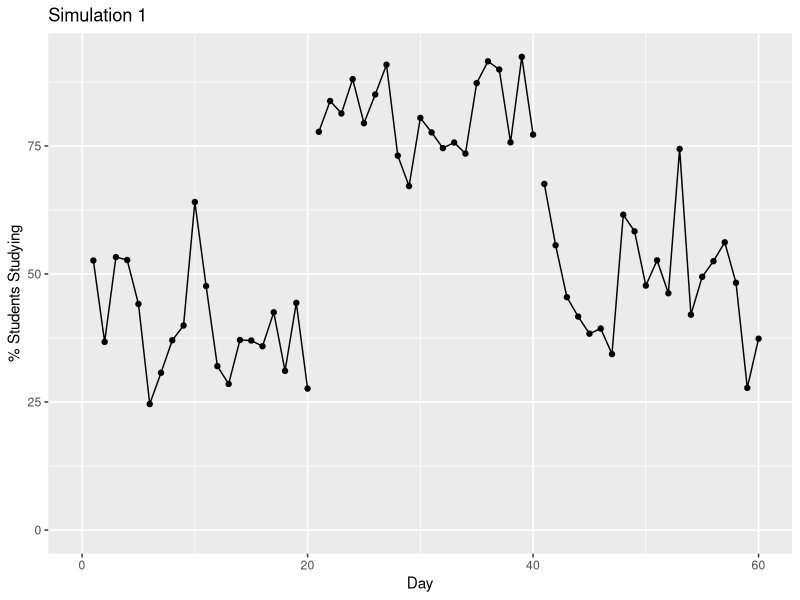
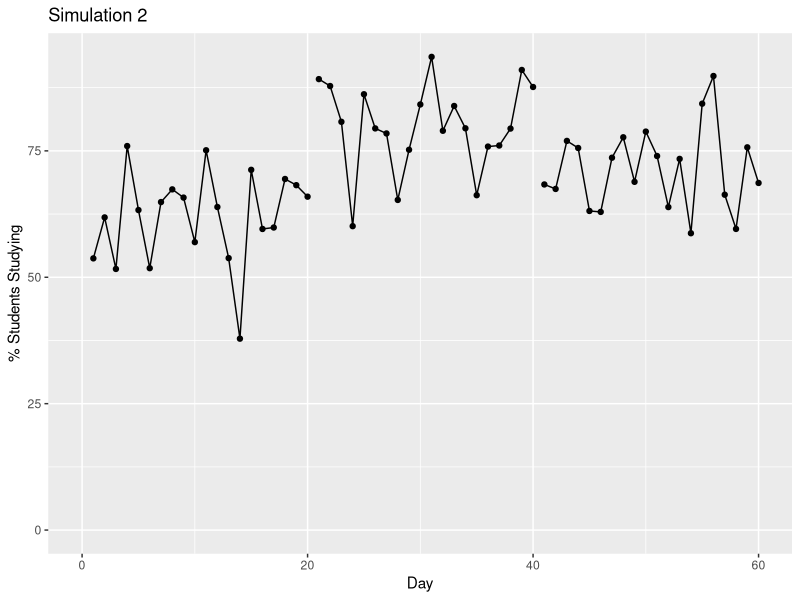
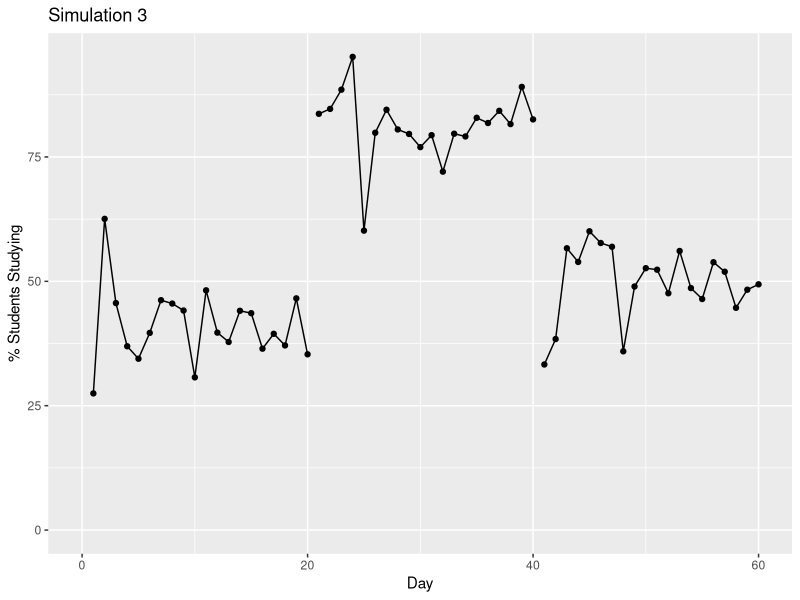
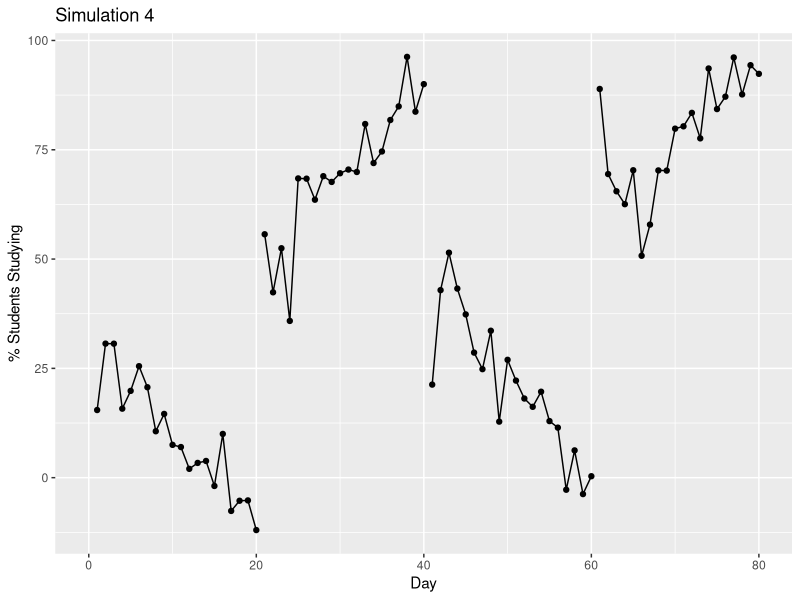
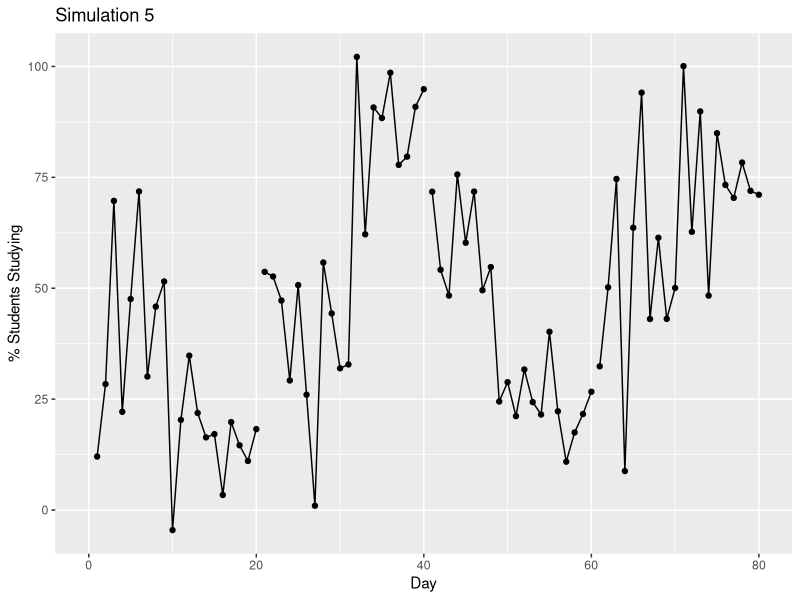
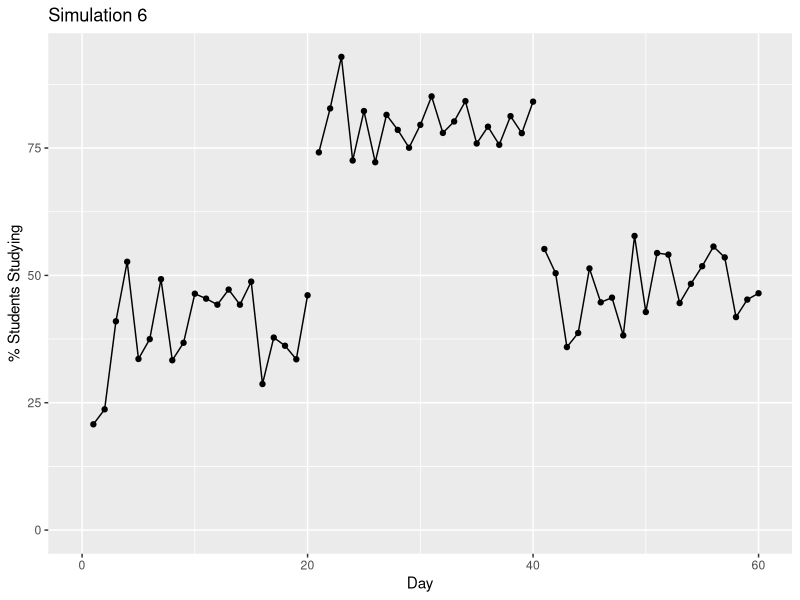

The R script that drew these images, in order:
## ---- chunk 1
# Import libraries
library(ggplot2)
## ---- chunk 2
# Generate random data
set.seed(0) # Set seed to make data reproducible
n = 20 # Number of days
A1 = rnorm(n, mean = 0.4, sd = 0.1) * 100
B2 = rnorm(n, mean = 0.8, sd = 0.1) * 100
A3 = rnorm(n, mean = 0.5, sd = 0.1) * 100
data = c(A1, B2, A3)
time = seq(from = 1, to = length(data))
condition = c(rep("A1", n), rep("B2", n), rep("A3", n))
df = data.frame(data, time, condition)

# Make plot
ggplot(data = df, aes(x = time, y = data, group = condition)) + 
  geom_line() + 
  geom_point() + 
  expand_limits(x = 0, y = 0) + 
  xlab("Day") + 
  ylab("% Students Studying") + 
  ggtitle("Simulation 1")

## ---- chunk 3
# Generate random data
set.seed(1) # Set seed to make data reproducible
n = 20 # Number of days
A1 = rnorm(n, mean = 0.6, sd = 0.1) * 100
B2 = rnorm(n, mean = 0.8, sd = 0.1) * 100
A3 = rnorm(n, mean = 0.7, sd = 0.1) * 100
data = c(A1, B2, A3)
time = seq(from = 1, to = length(data))
condition = c(rep("A1", n), rep("B2", n), rep("A3", n))
df = data.frame(data, time, condition)

# Make plot
ggplot(data = df, aes(x = time, y = data, group = condition)) + 
  geom_line() + 
  geom_point() + 
  expand_limits(x = 0, y = 0) + 
  xlab("Day") + 
  ylab("% Students Studying") + 
  ggtitle("Simulation 2")
## ---- chunk 4
# Generate random data
set.seed(1) # Set seed to make data reproducible
n = 20 # Number of days
A1 = c()
B2 = c()
A3 = c()
for (i in 1:n){
  A1 = c(A1, rnorm(1, mean = 0.4, sd = 0.2 / (i^(1/2))) * 100)
  B2 = c(B2, rnorm(1, mean = 0.8, sd = 0.2 / (i^(1/2))) * 100)
  A3 = c(A3, rnorm(1, mean = 0.5, sd = 0.2 / (i^(1/2))) * 100)
}
data = c(A1, B2, A3)
time = seq(from = 1, to = length(data))
condition = c(rep("A1", n), rep("B2", n), rep("A3", n))
df = data.frame(data, time, condition)

# Make plot
ggplot(data = df, aes(x = time, y = data, group = condition)) + 
  geom_line() + 
  geom_point() + 
  expand_limits(x = 0, y = 0) + 
  xlab("Day") + 
  ylab("% Students Studying") + 
  ggtitle("Simulation 3")
## ---- chunk 5
# Generate random data
set.seed(1) # Set seed to make data reproducible
n = 20 # Number of days
A1 = c()
B2 = c()
A3 = c()
B4 = c()
for (i in 1:n){
  A1 = c(A1, rnorm(1, mean = 0.3 - i * 0.02, sd = 0.2 / (i^(1/2))) * 100)
  B2 = c(B2, rnorm(1, mean = 0.5 + i * 0.02, sd = 0.2 / (i^(1/2))) * 100)
  A3 = c(A3, rnorm(1, mean = 0.4 - i * 0.02, sd = 0.2 / (i^(1/2))) * 100)
  B4 = c(B4, rnorm(1, mean = 0.55 + i * 0.02, sd = 0.2 / (i^(1/2))) * 100)
}
data = c(A1, B2, A3, B4)
time = seq(from = 1, to = length(data))
condition = c(rep("A1", n), rep("B2", n), rep("A3", n), rep("B4", n))
df = data.frame(data, time, condition)

# Make plot
ggplot(data = df, aes(x = time, y = data, group = condition)) + 
  geom_line() + 
  geom_point() + 
  expand_limits(x = 0, y = 0) + 
  xlab("Day") + 
  ylab("% Students Studying") + 
  ggtitle("Simulation 4")
## ---- chunk 6
# Generate random data
set.seed(2) # Set seed to make data reproducible
n = 20 # Number of days
A1 = c()
B2 = c()
A3 = c()
B4 = c()

for (i in 1:(n/2)){
  A1 = c(A1, rnorm(1, mean = 0.3, sd = 0.2) * 100)
  B2 = c(B2, rnorm(1, mean = 0.5, sd = 0.2) * 100)
  A3 = c(A3, rnorm(1, mean = 0.4, sd = 0.2) * 100)
  B4 = c(B4, rnorm(1, mean = 0.55, sd = 0.2) * 100)
}

for (i in 1:(n/2)){
  A1 = c(A1, rnorm(1, mean = 0.3 - i * 0.02, sd = 0.2 / (i^(1/2))) * 100)
  B2 = c(B2, rnorm(1, mean = 0.7 + i * 0.02, sd = 0.2 / (i^(1/2))) * 100)
  A3 = c(A3, rnorm(1, mean = 0.4 - i * 0.02, sd = 0.2 / (i^(1/2))) * 100)
  B4 = c(B4, rnorm(1, mean = 0.6 + i * 0.02, sd = 0.2 / (i^(1/2))) * 100)
}

data = c(A1, B2, A3, B4)
time = seq(from = 1, to = length(data))
condition = c(rep("A1", n), rep("B2", n), rep("A3", n), rep("B4", n))
df = data.frame(data, time, condition)

# Make plot
ggplot(data = df, aes(x = time, y = data, group = condition)) + 
  geom_line() + 
  geom_point() + 
  expand_limits(x = 0, y = 0) + 
  xlab("Day") + 
  ylab("% Students Studying") + 
  ggtitle("Simulation 5")
## ---- chunk 7
# Generate random data
set.seed(3) # Set seed to make data reproducible
n = 20 # Number of days
A1 = c()
B2 = c()
A3 = c()
for (i in 1:n){
  A1 = c(A1, rnorm(1, mean = 0.4, sd = 0.2 / (i^(1/2))) * 100)
  B2 = c(B2, rnorm(1, mean = 0.8, sd = 0.2 / (i^(1/2))) * 100)
  A3 = c(A3, rnorm(1, mean = 0.5, sd = 0.2 / (i^(1/2))) * 100)
}
data = c(A1, B2, A3)
time = seq(from = 1, to = length(data))
condition = c(rep("A1", n), rep("B2", n), rep("A3", n))
df = data.frame(data, time, condition)

# Calculate percentage of non-overlapping data
percentage = sum((B2 > max(A1)) & (B2 > max(A3))) / length(B2) * 100
print(paste0("PND = ", percentage, "%"))

# Make plot
ggplot(data = df, aes(x = time, y = data, group = condition)) + 
  geom_line() + 
  geom_point() + 
  expand_limits(x = 0, y = 0) + 
  xlab("Day") + 
  ylab("% Students Studying") + 
  ggtitle("Simulation 6")
